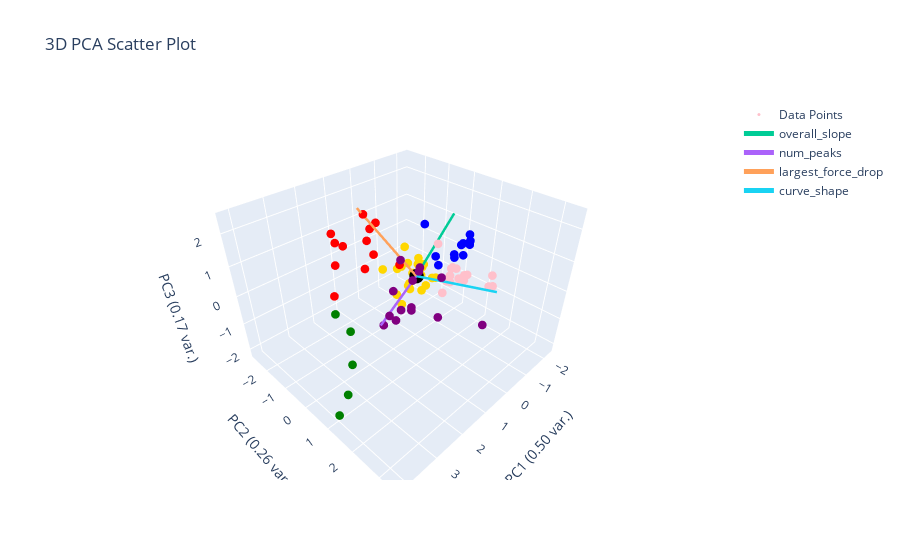

Source (notebook cell):
### Markdown cell above
# K-Means Clustering
- assumes
    - spherical clusters (isotropic)
    - similar size clusters (equal variance)
    - features are on same scale
    - clusters are linearly separable
    - number of clusters (k) is known

### Code cell
kmeans_elbow = 6
kmeans = KMeans(n_clusters=kmeans_elbow, init="k-means++", n_init=100).fit(clustering_features_df)
# print(f"kmeans cluster centers: {kmeans.cluster_centers_}")
plotting.pca_analysis(clustering_features_df) # printing scree plot
# plotting.plot_clusters_together(kmeans.labels_, "kmeans")
plotting.plot_clusters_seperately(kmeans.labels_, clustering_features_df.index.tolist(), depth_resist_curve_df_list, data_features_df, "kmeans")
plotting.plot_pca(clustering_features_df, y_labels=kmeans.labels_, num_pc=3, graph_title="kmeans")

### Figure 1 — Plotly figure (JSON) as saved in the notebook; plotly's stock layout.template omitted (floating-point values rounded to 4 significant figures)
{"data": [{"marker": {"color": ["pink", "gold", "gold", "blue", "purple", "gold", "gold", "pink", "pink", "gold", "gold", "blue", "pink", "blue", "purple", "gold", "blue", "pink", "pink", "gold", "red", "gold", "gold", "gold", "blue", "pink", "red", "purple", "gold", "purple", "green", "red", "gold", "pink", "purple", "green", "pink", "pink", "pink", "purple", "gold", "green", "pink", "red", "purple", "blue", "purple", "purple", "blue", "red", "red", "red", "gold", "red", "blue", "red", "pink", "gold", "gold", "green", "pink", "blue", "gold", "red", "purple", "purple", "purple", "gold", "purple", "gold", "purple", "red", "blue", "pink", "red", "blue", "gold", "green"], "size": 3}, "mode": "markers", "name": "Data Points", "type": "scatter3d", "x": [-1.022, -0.3698, -0.09636, -2.096, 1.522, -0.9418, -1.093, -1.237, -1.157, -0.4412, -0.5293, -1.574, -0.9996, -1.541, 1.12, -0.6463, -0.6235, -1.296, -0.9746, 0.2565, 0.3732, -0.5422, -0.1959, -0.5153, -1.662, -0.6009, 1.168, 0.582, -0.2392, 0.9933, 3.549, 0.7288, -0.9192, -1.061, 1.004, 2.666, -1.133, -0.9528, -0.5738, 1.39, -0.9399, 3.313, -0.8979, 0.4048, 0.8262, -1.3, 1.414, 0.8348, -1.985, 2.616, 1.079, 1.353, -1.182, 2.17, -1.668, 1.237, -1.26, 0.06605, -0.3043, 4.152, -0.8944, -1.953, -0.9112, 1.383, 0.6746, 0.5835, 1.565, -1.265, 0.7321, -0.2068, 1.323, 0.5631, -2.004, -1.278, 1.259, -2.277, -0.4334, 2.891], "y": [0.8177, -0.8699, -0.9273, 0.3519, 0.5809, -0.03805, -1.751, 1.856, 1.024, -0.5844, -0.2568, 0.1691, 1.034, -0.586, 1.129, -0.9243, -0.2857, 0.3414, 2.073, -0.3687, -1.634, -0.2651, -0.5587, -0.4282, 0.08554, 0.2813, -0.8485, 0.399, -0.1529, 0.1214, 0.7207, -1.086, -0.1629, 0.4455, 0.3372, 0.06241, 0.9391, 1.959, 0.5728, 0.7426, -0.6642, 0.5726, 0.4471, -0.3108, 0.8908, -0.2481, 3.414, 1.609, 0.4201, -0.4172, -2.672, -0.7214, -0.8424, -1.249, 0.4346, -2.287, 0.3209, -0.7902, -0.6402, 1.302, 0.596, 0.1154, -2.522, -1.699, 0.4524, 1.454, 0.4574, -0.8559, 0.507, -0.4676, -0.0677, -1.135, 0.1482, 0.5059, -0.8826, 0.1835, 0.00399, 0.323], "z": [-0.1886, 0.5108, -0.2024, 0.5236, 0.4983, -0.5197, -0.9334, 0.3073, -0.01666, -0.3609, -0.9173, 0.04929, -0.1388, -0.2122, 1.199, -1.032, 1.416, -0.1183, 0.1656, -1.121, 1.126, 0.007257, 0.1295, 0.008783, 0.09398, 0.9845, 1.337, 0.3065, 0.463, -1.078, 0.9161, 0.6017, -0.5767, -0.2737, 1.147, -0.5489, -0.06215, 0.1126, -0.6228, -0.1274, -0.7168, -2.167, -0.4033, 0.4432, 1.078, -0.2992, 0.9179, -0.2081, 0.4559, 1.354, 0.8305, 2.261, -0.5788, -0.2821, 0.2078, 0.7189, -0.1534, -1.059, -0.8119, -1.696, -0.3595, 0.3357, -1.32, 0.904, -0.6902, 0.9059, -0.3952, -0.5171, -0.5187, -0.8104, -1.184, 1.579, 0.3864, -0.08114, 0.4255, 0.6153, -0.5504, -1.468]}, {"marker": {"color": "black", "size": 5}, "mode": "markers", "name": "Origin", "showlegend": false, "type": "scatter3d", "x": [0], "y": [0], "z": [0]}, {"line": {"width": 5}, "mode": "lines+text", "name": "overall_slope", "textposition": "top center", "type": "scatter3d", "x": [0, -1.813], "y": [0, -0.1429], "z": [0, 1.403]}, {"line": {"width": 5}, "mode": "lines+text", "name": "num_peaks", "textposition": "top center", "type": "scatter3d", "x": [0, 1.888], "y": [0, 0.4419], "z": [0, -0.5667]}, {"line": {"width": 5}, "mode": "lines+text", "name": "largest_force_drop", "textposition": "top center", "type": "scatter3d", "x": [0, 1.466], "y": [0, -0.8179], "z": [0, 2.444]}, {"line": {"width": 5}, "mode": "lines+text", "name": "curve_shape", "textposition": "top center", "type": "scatter3d", "x": [0, 0.03704], "y": [0, 2.849], "z": [0, 0.8599]}], "layout": {"autosize": true, "scene": {"xaxis": {"title": {"text": "PC1 (0.50 var.)"}}, "yaxis": {"title": {"text": "PC2 (0.26 var.)"}}, "zaxis": {"title": {"text": "PC3 (0.17 var.)"}}}, "title": {"text": "3D PCA Scatter Plot"}}}
